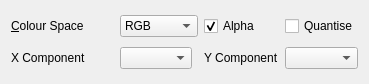
<?xml version="1.0" encoding="UTF-8"?>
<ui version="4.0">
 <class>GfxPaint::ColourSpacePlaneWidget</class>
 <widget class="QWidget" name="GfxPaint::ColourSpacePlaneWidget">
  <property name="geometry">
   <rect>
    <x>0</x>
    <y>0</y>
    <width>369</width>
    <height>84</height>
   </rect>
  </property>
  <property name="windowTitle">
   <string>Form</string>
  </property>
  <layout class="QGridLayout" name="gridLayout" columnstretch="1,0,0,0,0">
   <item row="0" column="0">
    <widget class="QLabel" name="colourSpaceLabel">
     <property name="text">
      <string>&amp;Colour Space</string>
     </property>
     <property name="buddy">
      <cstring>colourSpaceComboBox</cstring>
     </property>
    </widget>
   </item>
   <item row="0" column="1" colspan="2">
    <widget class="QComboBox" name="colourSpaceComboBox">
     <item>
      <property name="text">
       <string>RGB</string>
      </property>
     </item>
     <item>
      <property name="text">
       <string>sRGB</string>
      </property>
     </item>
     <item>
      <property name="text">
       <string>XYZ</string>
      </property>
     </item>
     <item>
      <property name="text">
       <string>xyY</string>
      </property>
     </item>
     <item>
      <property name="text">
       <string>HSV</string>
      </property>
     </item>
     <item>
      <property name="text">
       <string>HSL</string>
      </property>
     </item>
     <item>
      <property name="text">
       <string>HCY</string>
      </property>
     </item>
    </widget>
   </item>
   <item row="2" column="0" colspan="5">
    <layout class="QVBoxLayout" name="colourSpacePlaneLayout"/>
   </item>
   <item row="0" column="4">
    <widget class="QCheckBox" name="quantiseCheckBox">
     <property name="text">
      <string>Quantise</string>
     </property>
    </widget>
   </item>
   <item row="0" column="3">
    <widget class="QCheckBox" name="alphaCheckBox">
     <property name="text">
      <string>Alpha</string>
     </property>
     <property name="checked">
      <bool>true</bool>
     </property>
    </widget>
   </item>
   <item row="1" column="0">
    <widget class="QLabel" name="xComponentLabel">
     <property name="text">
      <string>X Component</string>
     </property>
    </widget>
   </item>
   <item row="1" column="1">
    <widget class="QComboBox" name="xComponentComboBox"/>
   </item>
   <item row="1" column="4">
    <widget class="QComboBox" name="yComponentComboBox"/>
   </item>
   <item row="1" column="3">
    <widget class="QLabel" name="yComponentLabel">
     <property name="text">
      <string>Y Component</string>
     </property>
    </widget>
   </item>
  </layout>
 </widget>
 <resources/>
 <connections/>
</ui>
